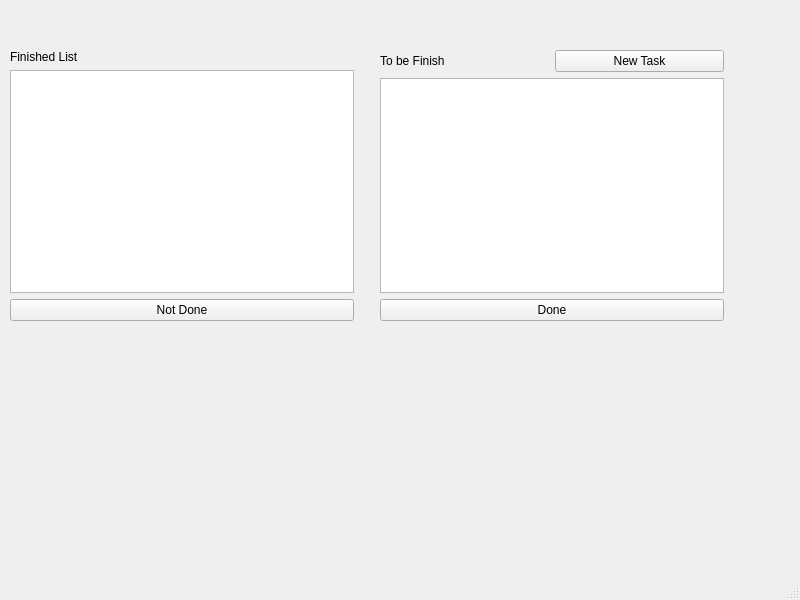
<?xml version="1.0" encoding="UTF-8"?>
<ui version="4.0">
 <class>MainWindow</class>
 <widget class="QMainWindow" name="MainWindow">
  <property name="geometry">
   <rect>
    <x>0</x>
    <y>0</y>
    <width>800</width>
    <height>600</height>
   </rect>
  </property>
  <property name="windowTitle">
   <string>To Do List</string>
  </property>
  <widget class="QWidget" name="centralwidget">
   <widget class="QWidget" name="layoutWidget">
    <property name="geometry">
     <rect>
      <x>380</x>
      <y>50</y>
      <width>344</width>
      <height>271</height>
     </rect>
    </property>
    <layout class="QGridLayout" name="gridLayout">
     <item row="0" column="0">
      <widget class="QLabel" name="label_done_2">
       <property name="text">
        <string>To be Finish</string>
       </property>
      </widget>
     </item>
     <item row="0" column="1">
      <widget class="QPushButton" name="btn_new">
       <property name="text">
        <string>New Task</string>
       </property>
      </widget>
     </item>
     <item row="1" column="0" colspan="2">
      <widget class="QListWidget" name="new_tasks"/>
     </item>
     <item row="2" column="0" colspan="2">
      <widget class="QPushButton" name="btn_done">
       <property name="text">
        <string>Done</string>
       </property>
      </widget>
     </item>
    </layout>
   </widget>
   <widget class="QWidget" name="layoutWidget">
    <property name="geometry">
     <rect>
      <x>10</x>
      <y>50</y>
      <width>344</width>
      <height>271</height>
     </rect>
    </property>
    <layout class="QGridLayout" name="gridLayout_2">
     <item row="3" column="0">
      <widget class="QListWidget" name="finished_list"/>
     </item>
     <item row="0" column="0">
      <widget class="QLabel" name="label_done">
       <property name="text">
        <string>Finished List</string>
       </property>
      </widget>
     </item>
     <item row="4" column="0">
      <widget class="QPushButton" name="btn_notDone">
       <property name="text">
        <string>Not Done</string>
       </property>
      </widget>
     </item>
    </layout>
   </widget>
  </widget>
  <widget class="QMenuBar" name="menubar">
   <property name="geometry">
    <rect>
     <x>0</x>
     <y>0</y>
     <width>800</width>
     <height>22</height>
    </rect>
   </property>
  </widget>
  <widget class="QStatusBar" name="statusbar"/>
 </widget>
 <resources/>
 <connections/>
</ui>
